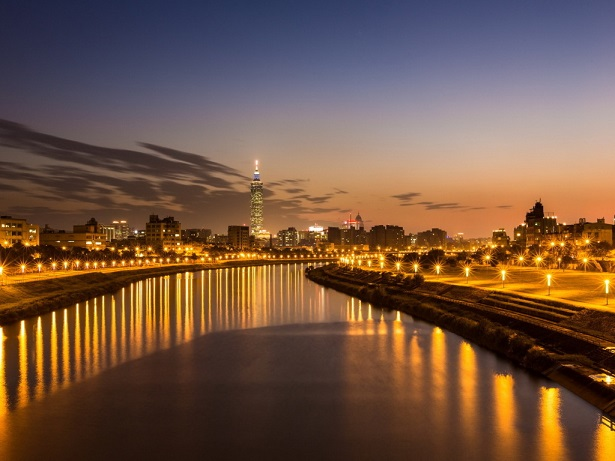
#> input picture images.jpg, 615 x 461 px
$ jupyter execute Rotation_Translation.ipynb   (shell and % lines are left out)
#> lines starting #> are read from the running program, lines starting #| are printed output that depends on the picture
[cell 1]
import numpy as np
import matplotlib.pyplot as plt
import cv2

[cell 2]
image = cv2.imread('images.jpg')
#> image is the input picture: shape (461, 615, 3); mean B, G, R 66.7, 85.3, 115.2


'''
opencv默認的imread是以BGR的方式進行存儲的,
而matplotlib的imshow默認則是以RGB格式展示,
所以此處我們必須對圖片的通道進行轉換。
'''
image = cv2.cvtColor(image, cv2.COLOR_BGR2RGB)
plt.imshow(image)
plt.show()

[cell 3]
height, width = image.shape[:2]
#> height = 461; width = 615

[cell 4]
height
#> Out = 461

[cell 5]
width
#> Out = 615

[cell 6]
#Rotation
rotation_Matrix = cv2.getRotationMatrix2D((width/2, height/2), 30, 0.6)
#> rotation_Matrix = [[0.52, 0.3, 78.57], [-0.3, 0.52, 203]]
rotated_img = cv2.warpAffine(image, rotation_Matrix, (width, height))
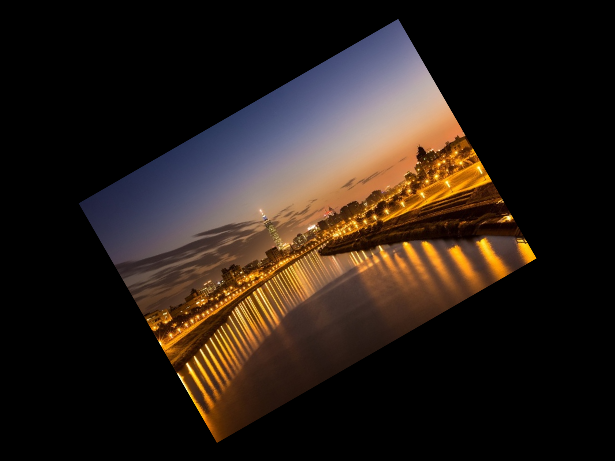
#> rotated_img: shape (461, 615, 3); mean R, G, B 41.5, 30.7, 24

plt.imshow(rotated_img)
plt.title('Rotated image')
plt.show()
